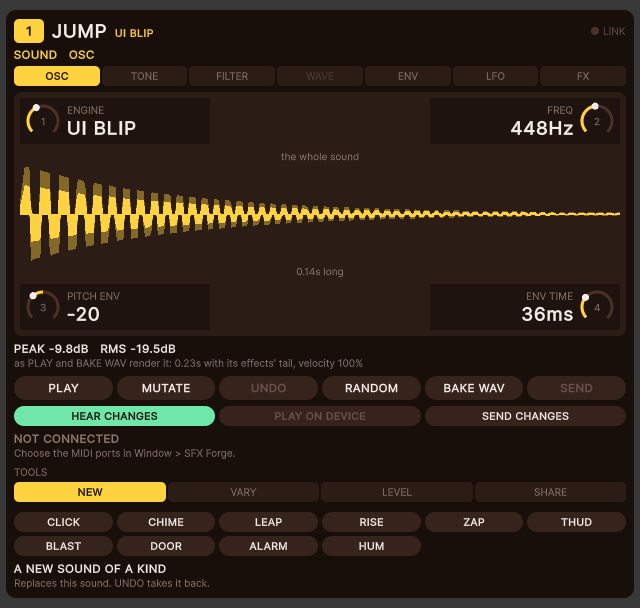
#> input picture wiki/img/unity-inspector-sound-osc.png, 640 x 608 px
$ python us_figures.py
#> lines starting #> are read from the running program, lines starting #| are printed output that depends on the picture
#> in inspector_parts, shot is the input picture: PIL image 640x608 RGB; mean R, G, B 47.5, 35.9, 25.1
#!/usr/bin/env python3
"""The drawn pictures of the wiki's first Unity pages (prefix us-).

    python wiki/figures/us_figures.py          (from the repository root; needs Pillow)

Writes into wiki/img only:
    us-preset-inspector-parts.png   the Inspector of a sound with its parts numbered (Unity-Quick-Start,
                                    Unity-Presets-And-Patches); the screenshot is wiki/img/unity-inspector-sound-osc.png
    us-one-shot-or-held.png         what SUSTAIN decides: a one-shot's level over time beside a held sound's
                                    (Unity-Presets-And-Patches, Unity-Held-Sounds)

The colours are those of docs/unity_figures.py. That file is not imported: importing it draws its own figures.
"""
import os

from PIL import Image, ImageDraw, ImageFont

HERE = os.path.dirname(os.path.abspath(__file__))
IMG = os.path.join(os.path.dirname(HERE), "img")

BG = "#0E0B09"
PANEL = "#1B1613"
LINE = "#3A2E26"
TEXT = "#F4EBDD"
DIM = "#A08E7E"
EMBER = "#FF8A3C"
INK = "#0E0B09"
BAKED = "#FFD23F"
LIVE = "#36C5FF"
HELD = "#7BE07B"
S = 2  # drawn at twice the size, then made smaller

_fonts = {}


def font(size, bold=False, mono=False):
    key = (size, bold, mono)
    if key not in _fonts:
        if mono:
            names = ["consolab.ttf", "DejaVuSansMono-Bold.ttf"] if bold else ["consola.ttf", "DejaVuSansMono.ttf"]
        elif bold:
            names = ["arialbd.ttf", "segoeuib.ttf", "DejaVuSans-Bold.ttf"]
        else:
            names = ["arial.ttf", "segoeui.ttf", "DejaVuSans.ttf"]
        _fonts[key] = ImageFont.load_default()
        for name in names:
            try:
                _fonts[key] = ImageFont.truetype(name, size)
                break
            except OSError:
                pass
    return _fonts[key]


class Canvas:
    """All positions are in final pixels."""

    def __init__(self, w, h, title, sub):
#> called with w = 1290, h = 696, title = 'THE INSPECTOR OF A SOUND'
        self.w, self.h = w, h
        self.im = Image.new("RGB", (w * S, h * S), BG)
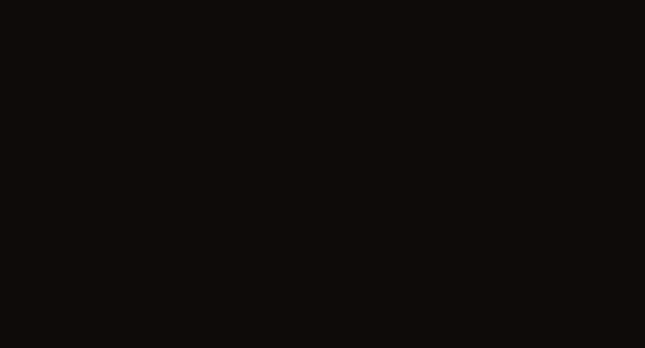
#> self.im: PIL image 2580x1392 RGB (shown at 1/4 size); mean R, G, B 14, 11, 9
        self.d = ImageDraw.Draw(self.im)
        self.text(24, 20, title, 19, EMBER, True)
        self.text(24 + self.d.textlength(title, font=font(19 * S, True)) / S + 16, 23, sub, 15, DIM)

    def text(self, x, y, s, size=15, fill=TEXT, bold=False, anchor="la", mono=False):
        self.d.text((x * S, y * S), s, font=font(size * S, bold, mono), fill=fill, anchor=anchor)

    def line(self, pts, fill=TEXT, width=2.0):
        self.d.line([(x * S, y * S) for x, y in pts], fill=fill, width=int(width * S), joint="curve")

    def box(self, x0, y0, x1, y1, fill=PANEL, outline=LINE, r=10):
        self.d.rounded_rectangle([x0 * S, y0 * S, x1 * S, y1 * S], r * S, fill=fill, outline=outline, width=S)

    def mark(self, x, y, n, r=13):
        self.d.ellipse([(x - r) * S, (y - r) * S, (x + r) * S, (y + r) * S], fill=EMBER)
        self.text(x, y, str(n), 16, INK, True, "mm")

    def paste(self, picture, x, y):
#> called with x = 64, y = 64
        w, h = picture.size
        self.im.paste(picture.convert("RGB").resize((w * S, h * S), Image.LANCZOS), (x * S, y * S))
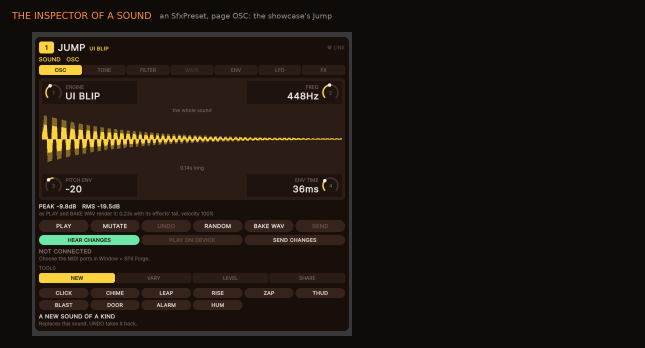
#> self.im: PIL image 2580x1392 RGB (shown at 1/4 size); mean R, G, B 29, 22.1, 16.2

    def save(self, name):
        path = os.path.join(IMG, name + ".png")
        self.im.resize((self.w, self.h), Image.LANCZOS).save(path, optimize=True)
        print("%-34s %4d x %-4d %6.1f KB" % (name + ".png", self.w, self.h, os.path.getsize(path) / 1024.0))


def inspector_parts():
    shot = Image.open(os.path.join(IMG, "unity-inspector-sound-osc.png"))  # 640 x 608
    x0, y0 = 64, 64
    c = Canvas(1290, y0 + shot.height + 24, "THE INSPECTOR OF A SOUND", "an SfxPreset, page OSC: the showcase's Jump")
    c.paste(shot, x0, y0)
    # (y in the screenshot, name, what it is)
    parts = [
        (32, "The top line", "the pad SEND goes to, the asset's name, the engine, the link dot"),
        (76, "The page tabs", "OSC  TONE  FILTER  WAVE  ENV  LFO  FX: seven pages hold the 25 values"),
        (124, "Value tiles", "up to four a page, two above the picture and two below. Drag one up or down"),
        (214, "The picture", "the sound as the device draws it: one voice, without its effects"),
        (356, "The level line", "peak and RMS of the sound as PLAY and BAKE WAV render it"),
        (388, "The soft keys", "PLAY, MUTATE, UNDO, RANDOM, BAKE WAV, SEND, and three more below"),
        (446, "The link note", "NOT CONNECTED here: no device is needed to make and play sounds"),
        (518, "TOOLS", "four tabs: NEW, VARY, LEVEL, SHARE. NEW is open, with its ten kinds"),
    ]
    lx = x0 + shot.width + 48
    ly = y0 + 18
    for n, (y, name, what) in enumerate(parts, 1):
        c.mark(x0 - 26, y0 + y, n)
        c.line([(x0 - 12, y0 + y), (x0 - 2, y0 + y)], EMBER, 2)
        c.mark(lx, ly, n)
        c.text(lx + 26, ly - 19, name, 16, TEXT, True)
        c.text(lx + 26, ly + 3, what, 13, DIM)
        ly += 70
    c.save("us-preset-inspector-parts")
#> in save, `self.im.resize((self.w, self.h), Image.LANCZOS).save(path, optimize=Tr..`:
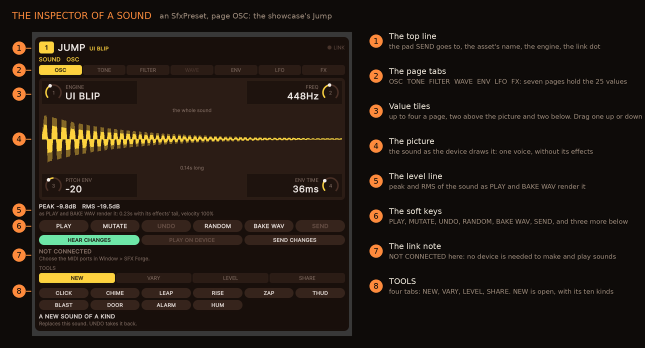
#> saved as us-preset-inspector-parts.png: PIL image 1290x696 RGB (shown at 1/2 size); mean R, G, B 33.3, 25.2, 18.5


def one_shot_or_held():
    c = Canvas(1100, 430, "SUSTAIN DECIDES", "the level of one note over time: a one-shot, and a held sound")
#> call 2 of __init__, with w = 1100, h = 430, title = 'SUSTAIN DECIDES'
#> in __init__ (call 2), `self.im = Image.new("RGB", (w * S, h * S), BG)`:
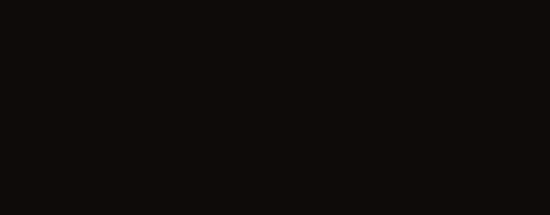
#> self.im: PIL image 2200x860 RGB (shown at 1/4 size); mean R, G, B 14, 11, 9
    base = 330
    top = 168

    def panel(x0, x1, colour, title, sub):
        c.box(x0, 64, x1, 406)
        c.text(x0 + 20, 80, title, 17, colour, True)
        c.text(x0 + 20, 104, sub, 13, DIM)
        c.line([(x0 + 30, base), (x1 - 30, base)], LINE, 1.5)
        c.text(x1 - 30, base + 28, "time", 12, DIM, False, "ra")

    def label(x, y, s, colour=DIM, anchor="ma", mono=False):
        c.text(x, y, s, 13, colour, False, anchor, mono)

    def upright(x, colour, text, mono=True):
        c.line([(x, top - 14), (x, base)], colour, 1.5)
        c.text(x + 6, top - 16, text, 13, colour, True, "la", mono)

    # a one-shot: SUSTAIN 0
    x0, x1 = 24, 500
    panel(x0, x1, BAKED, "SUSTAIN 0: A ONE-SHOT", "it plays to its end by itself")
    a = x0 + 70
    pts = [(a, base), (a + 26, top)]
    for i in range(1, 41):  # the decay, falling to nothing
        t = i / 40.0
        pts.append((a + 26 + t * 250, base - (base - top) * (1 - t) ** 2.4))
    c.line(pts, BAKED, 3)
    upright(a, TEXT, "Play()")
    label(a + 13, base + 8, "ATTACK")
    label(a + 150, base + 8, "DECAY")
    label(a + 290, base - 30, "ends by itself", BAKED, "la")
    c.text(x0 + 20, 372, "You call nothing more.", 14, TEXT, True)

    # held: SUSTAIN above 0
    x0, x1 = 524, 1076
    panel(x0, x1, HELD, "SUSTAIN ABOVE 0: HELD", "it sounds until it is let go")
    a = x0 + 70
    sus = top + 60
    rel = a + 330
    pts = [(a, base), (a + 26, top)]
    for i in range(1, 21):  # the decay, falling to the sustain level
        t = i / 20.0
        pts.append((a + 26 + t * 80, sus - (sus - top) * (1 - t) ** 2.4))
    pts.append((rel, sus))
    for i in range(1, 21):  # the release
        t = i / 20.0
        pts.append((rel + t * 110, base - (base - sus) * (1 - t) ** 2.4))
    c.line(pts, HELD, 3)
    upright(a, TEXT, "Play()")
    upright(rel, EMBER, "Release()")
    label(a + 13, base + 8, "ATTACK")
    label(a + 66, base + 8, "DECAY")
    label(a + 218, sus - 22, "held at SUSTAIN, for as long as the game wants", HELD)
    label(rel + 55, base + 8, "RELEASE")
    c.text(x0 + 20, 372, "You must call Release(), or it never stops.", 14, TEXT, True)
    c.save("us-one-shot-or-held")
#> call 2 of save, with name = 'us-one-shot-or-held'
#> in save (call 2), `self.im.resize((self.w, self.h), Image.LANCZOS).save(path, optimize=Tr..`:
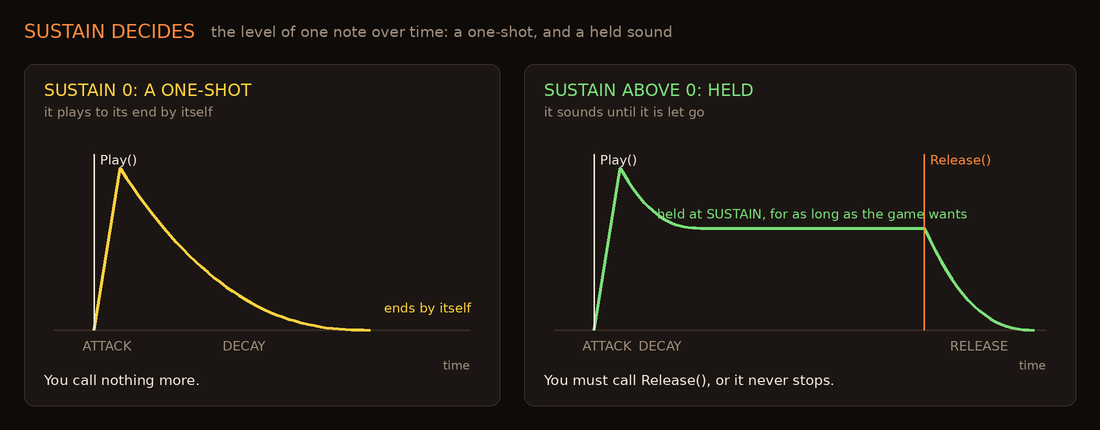
#> saved as us-one-shot-or-held.png: PIL image 1100x430 RGB; mean R, G, B 28.1, 23.8, 19.2


if __name__ == "__main__":
    inspector_parts()
    one_shot_or_held()

$ run again, with wiki/img/device.png copied over wiki/img/unity-inspector-sound-osc.png
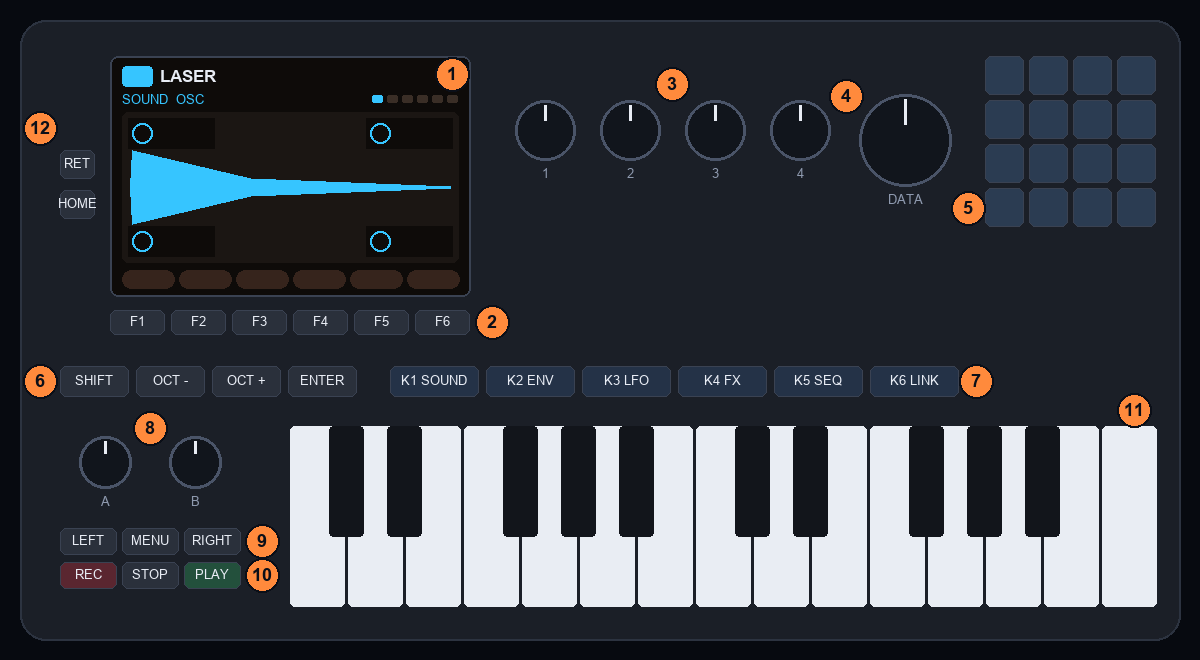
#> input picture wiki/img/device.png, 1200 x 660 px
#> in inspector_parts, shot is the input picture: PIL image 1200x660 RGB; mean R, G, B 58.9, 62.9, 69.9
#> in paste, `self.im.paste(picture.convert("RGB").resize((w * S, h * S), Image.LANC..`:
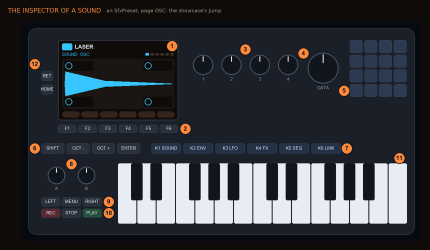
#> self.im: PIL image 2580x1496 RGB (shown at 1/6 size); mean R, G, B 51.3, 53.9, 59.1
#> in save, `self.im.resize((self.w, self.h), Image.LANCZOS).save(path, optimize=Tr..`:
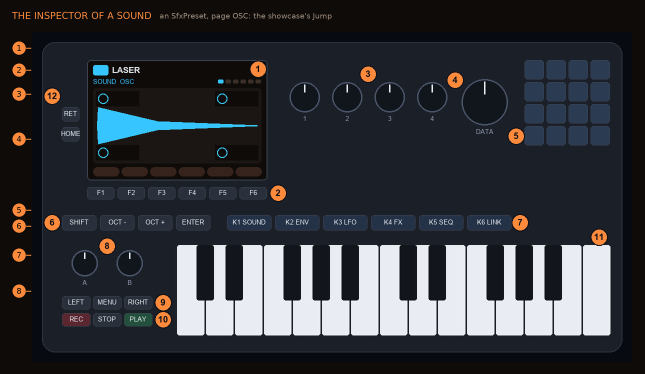
#> saved as us-preset-inspector-parts.png: PIL image 1290x748 RGB (shown at 1/2 size); mean R, G, B 52.4, 54.5, 59.3
